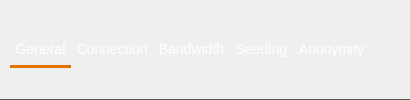
           <widget class="TabButtonPanel" name="settings_tab" native="true">
            <property name="sizePolicy">
             <sizepolicy hsizetype="Preferred" vsizetype="Preferred">
              <horstretch>0</horstretch>
              <verstretch>0</verstretch>
             </sizepolicy>
            </property>
            <property name="minimumSize">
             <size>
              <width>0</width>
              <height>0</height>
             </size>
            </property>
            <property name="styleSheet">
             <string notr="true">border-bottom: 1px solid #555;</string>
            </property>
            <layout class="QHBoxLayout" name="horizontalLayout_9">
             <property name="spacing">
              <number>0</number>
             </property>
             <property name="leftMargin">
              <number>0</number>
             </property>
             <property name="topMargin">
              <number>0</number>
             </property>
             <property name="rightMargin">
              <number>0</number>
             </property>
             <property name="bottomMargin">
              <number>0</number>
             </property>
             <item>
              <spacer name="horizontalSpacer_11">
               <property name="orientation">
                <enum>Qt::Horizontal</enum>
               </property>
               <property name="sizeType">
                <enum>QSizePolicy::Fixed</enum>
               </property>
               <property name="sizeHint" stdset="0">
                <size>
                 <width>10</width>
                 <height>20</height>
                </size>
               </property>
              </spacer>
             </item>
             <item>
              <widget class="UnderlineTabButton" name="settings_general_button">
               <property name="sizePolicy">
                <sizepolicy hsizetype="Minimum" vsizetype="Fixed">
                 <horstretch>0</horstretch>
                 <verstretch>0</verstretch>
                </sizepolicy>
               </property>
               <property name="minimumSize">
                <size>
                 <width>0</width>
                 <height>36</height>
                </size>
               </property>
               <property name="maximumSize">
                <size>
                 <width>16777215</width>
                 <height>36</height>
                </size>
               </property>
               <property name="cursor">
                <cursorShape>PointingHandCursor</cursorShape>
               </property>
               <property name="styleSheet">
                <string notr="true">color: white;
border: none;
border-bottom: 3px solid #e67300;
background: none;
font-size: 14px;
</string>
               </property>
               <property name="text">
                <string>General</string>
               </property>
              </widget>
             </item>
             <item>
              <widget class="UnderlineTabButton" name="settings_connection_button">
               <property name="sizePolicy">
                <sizepolicy hsizetype="Minimum" vsizetype="Fixed">
                 <horstretch>0</horstretch>
                 <verstretch>0</verstretch>
                </sizepolicy>
               </property>
               <property name="minimumSize">
                <size>
                 <width>0</width>
                 <height>36</height>
                </size>
               </property>
               <property name="maximumSize">
                <size>
                 <width>16777215</width>
                 <height>36</height>
                </size>
               </property>
               <property name="cursor">
                <cursorShape>PointingHandCursor</cursorShape>
               </property>
               <property name="styleSheet">
                <string notr="true">color: white;
border: none;
border-bottom: 3px solid transparent;
background: none;
font-size: 14px;
</string>
               </property>
               <property name="text">
                <string>Connection</string>
               </property>
              </widget>
             </item>
             <item>
              <widget class="UnderlineTabButton" name="settings_bandwidth_button">
               <property name="sizePolicy">
                <sizepolicy hsizetype="Minimum" vsizetype="Fixed">
                 <horstretch>0</horstretch>
                 <verstretch>0</verstretch>
                </sizepolicy>
               </property>
               <property name="minimumSize">
                <size>
                 <width>0</width>
                 <height>36</height>
                </size>
               </property>
               <property name="maximumSize">
                <size>
                 <width>16777215</width>
                 <height>36</height>
                </size>
               </property>
               <property name="cursor">
                <cursorShape>PointingHandCursor</cursorShape>
               </property>
               <property name="styleSheet">
                <string notr="true">color: white;
border: none;
border-bottom: 3px solid transparent;
background: none;
font-size: 14px;
</string>
               </property>
               <property name="text">
                <string>Bandwidth</string>
               </property>
              </widget>
             </item>
             <item>
              <widget class="UnderlineTabButton" name="settings_seeding_button">
               <property name="sizePolicy">
                <sizepolicy hsizetype="Minimum" vsizetype="Fixed">
                 <horstretch>0</horstretch>
                 <verstretch>0</verstretch>
                </sizepolicy>
               </property>
               <property name="minimumSize">
                <size>
                 <width>0</width>
                 <height>36</height>
                </size>
               </property>
               <property name="cursor">
                <cursorShape>PointingHandCursor</cursorShape>
               </property>
               <property name="styleSheet">
                <string notr="true">color: white;
border: none;
border-bottom: 3px solid transparent;
background: none;
font-size: 14px;
</string>
               </property>
               <property name="text">
                <string>Seeding</string>
               </property>
              </widget>
             </item>
             <item>
              <widget class="UnderlineTabButton" name="settings_anonymity_button">
               <property name="sizePolicy">
                <sizepolicy hsizetype="Minimum" vsizetype="Fixed">
                 <horstretch>0</horstretch>
                 <verstretch>0</verstretch>
                </sizepolicy>
               </property>
               <property name="minimumSize">
                <size>
                 <width>0</width>
                 <height>36</height>
                </size>
               </property>
               <property name="maximumSize">
                <size>
                 <width>16777215</width>
                 <height>36</height>
                </size>
               </property>
               <property name="cursor">
                <cursorShape>PointingHandCursor</cursorShape>
               </property>
               <property name="styleSheet">
                <string notr="true">color: white;
border: none;
border-bottom: 3px solid transparent;
background: none;
font-size: 14px;
</string>
               </property>
               <property name="text">
                <string>Anonymity</string>
               </property>
              </widget>
             </item>
             <item>
              <spacer name="horizontalSpacer_10">
               <property name="orientation">
                <enum>Qt::Horizontal</enum>
               </property>
               <property name="sizeHint" stdset="0">
                <size>
                 <width>40</width>
                 <height>20</height>
                </size>
               </property>
              </spacer>
             </item>
            </layout>
           </widget>
